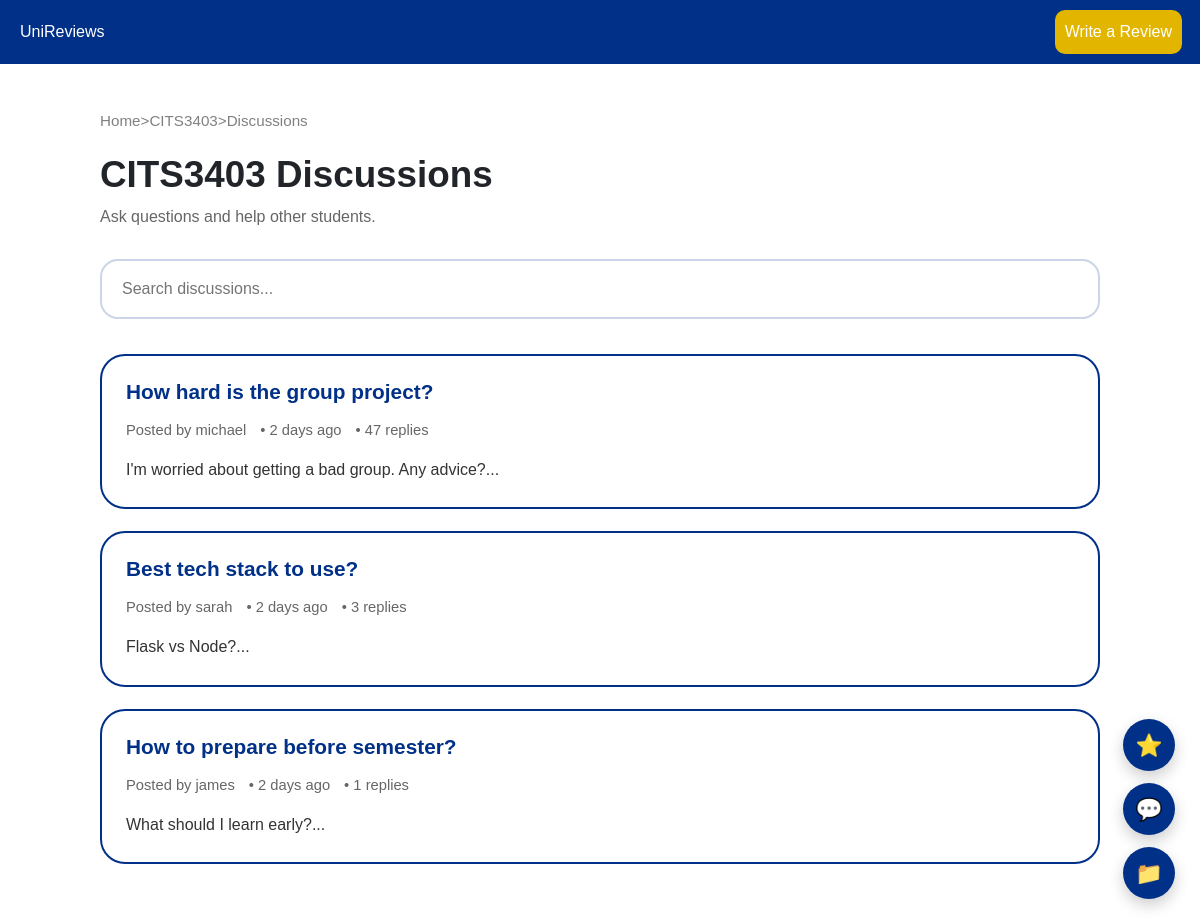
The page /CITS3403/discussions on the database as committed earlier.
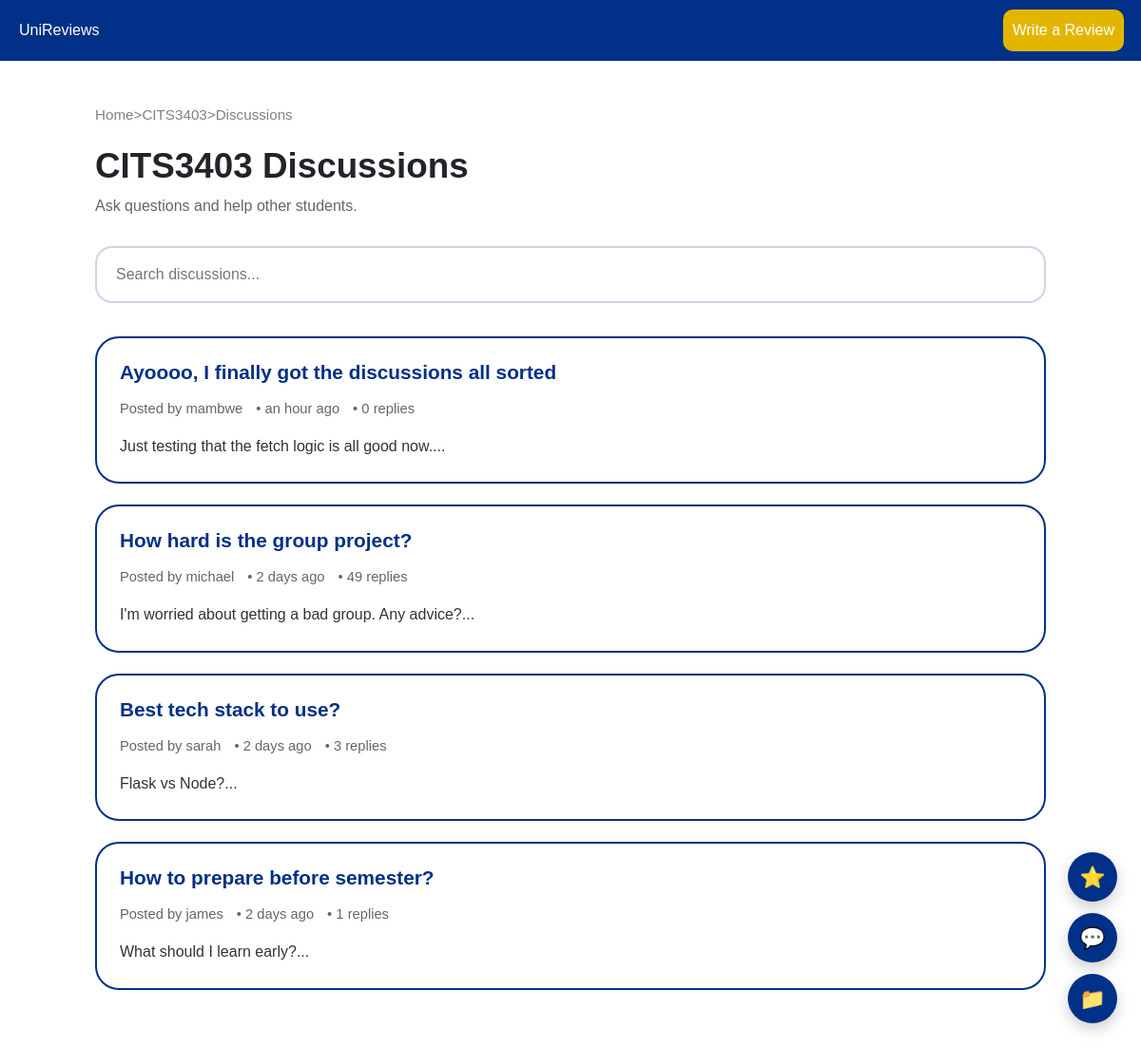
The same page on the database as committed later.
### app/models.py (models this page shows, shortened)
class Unit(db.Model):
    __tablename__ = "units"
    code = db.Column(
        db.String(16),
        primary_key=True
    )
    name = db.Column(
        db.String(255),
        nullable=False
    )
    level = db.Column(
        db.Integer,
        nullable=False
    )
    handbook_link = db.Column(db.String(500))
    tags = db.Column(db.JSON, default=list)
    prerequisites = db.Column(db.JSON, default=list)
    tips = db.Column(db.Text)
    reviews = db.relationship(
        "Review",
        back_populates="unit",
        cascade="all, delete-orphan"
    )
    discussions = db.relationship(
        "Discussion",
        back_populates="unit",
        cascade="all, delete-orphan"
    )
    projects = db.relationship(
        "Project",
        back_populates="unit",
        cascade="all, delete-orphan"
    )

class Discussion(db.Model):
    __tablename__ = "discussions"
    discussion_id = db.Column(
        db.Integer,
        primary_key=True
    )
    unit_code = db.Column(
        db.String(16),
        db.ForeignKey("units.code"),
        nullable=False
    )
    author_id = db.Column(
        db.Integer,
        db.ForeignKey("users.user_id"),
        nullable=False
    )
    title = db.Column(
        db.String(255),
        nullable=False
    )
    body = db.Column(
        db.Text,
        nullable=False
    )
    created_at = db.Column(
        db.DateTime,
        default=lambda: datetime.now(timezone.utc)
    )
    upvotes = db.Column(db.Integer, default=0)
    downvotes = db.Column(db.Integer, default=0)
    voters = db.Column(db.JSON, default=list)
    unit = db.relationship(
        "Unit",
        back_populates="discussions"
    )
    author = db.relationship(
        "User",
        back_populates="discussions"
    )
    comments = db.relationship(
        "Comment",
        back_populates="discussion",
        cascade="all, delete-orphan"
    )
    @property
    def reply_count(self):
        return len(self.comments)

class User(db.Model):
    __tablename__ = "users"
    user_id = db.Column(db.Integer, primary_key=True)
    username = db.Column(
        db.String(20),
        unique=True,
        nullable=False
    )
    email = db.Column(
        db.String(120),
        unique=True,
        nullable=False
    )
    password_hash = db.Column(
        db.String(256),
        nullable=False
    )
    role = db.Column(
        db.Enum(UserRole),
        default=UserRole.STUDENT,
        nullable=False
    )
    recently_viewed_units = db.Column(db.JSON, default=list)
    recently_viewed_discussions = db.Column(db.JSON, default=list)
    recently_viewed_projects = db.Column(db.JSON, default=list)
    study_plan = db.Column(db.JSON, default=list)
    bookmarks = db.Column(db.JSON, default=list)
    reviews = db.relationship(
        "Review",
        back_populates="author",
        cascade="all, delete-orphan"
    )
    discussions = db.relationship(
        "Discussion",
        back_populates="author",
        cascade="all, delete-orphan"
    )
    comments = db.relationship(
        "Comment",
        back_populates="author",
        cascade="all, delete-orphan"
    )
    projects = db.relationship(
        "Project",
        back_populates="author",
        cascade="all, delete-orphan"
    )

### app/routes.py (the view, shortened to what this page needs)
@main.route("/<unit_code>/discussions")
def unit_discussions(unit_code):
    unit = Unit.query.get_or_404(unit_code)
    search = request.args.get("search", "")
    query = Discussion.query.filter_by(unit_code=unit_code)
    discussions = query.order_by(
        Discussion.created_at.desc()
    ).all()
    return render_template(
        "content_list.html",
        unit=unit,
        items=discussions,
        content_type="discussions",
        page_title=f"{unit.code} Discussions"
    )

### app/routes.py (called while the page is built)
@main.context_processor
def inject_globals():
    return dict(
        current_user_id=get_current_user(),
        current_user=get_current_user_obj()
    )

def get_current_user():
    return session.get("user_id")

def get_current_user_obj():
    user_id = get_current_user()
    if not user_id:
        return None
    return User.query.get(get_current_user())

### app/templates/content_list.html (shortened to what this page needs)
{% extends "base.html" %}
{% block styles %}
<link
    rel="stylesheet"
    href="{{ url_for('static', filename='css/content_list.css') }}"
></link>
{% endblock %}
{% block content %}
<div class="page-container">
    <div class="breadcrumb">
        <a href="{{ url_for('main.index') }}">Home</a>
        >
        <a href="{{ url_for('main.unit_page', code=unit.code) }}">
            {{ unit.code }}
        </a>
        >
        <span>{{ content_type.title() }}</span>
    </div>
    <div class="page-header">
        <h1>
            {{ unit.code }} {{ content_type.title() }}
        </h1>
        <p>
            {% if content_type == "discussions" %}
                Ask questions and help other students.
            {% elif content_type == "projects" %}
                Explore past student projects and ideas.
            {% elif content_type == "reviews" %}
                Read reviews from previous students.
            {% endif %}
        </p>
    </div>
    <form method="GET" class="search-bar">
        <input
            type="search"
            name="search"
            placeholder="Search {{ content_type }}..."
            value="{{ request.args.get('search', '') }}"
        >
    </form>
    <div class="content-list">
        {% if items %}
            {% for item in items %}
                {% if content_type == "discussions" %}
                    {% include "partials/discussion_card.html" %}
                {% elif content_type == "projects" %}
                    {% include "partials/project_card.html" %}
                {% elif content_type == "reviews" %}
                    {% include "partials/review_card.html" %}
                {% endif %}
            {% endfor %}
        {% else %}
            <div class="empty-state">
                <h3>No {{ content_type }} to see yet. Be the first to add one!</h3>
            </div>
        {% endif %}
    </div>
</div>
{% endblock %}

### app/templates/base.html (shortened to what this page needs)
<!DOCTYPE html>
<html lang="en">
    <head>
        <link href="https://cdn.jsdelivr.net/npm/bootstrap@5.3.2/dist/css/bootstrap.min.css" rel="stylesheet">
        <link href="{{ url_for('static', filename='css/header.css') }}" rel="stylesheet">
         <link href="{{ url_for('static', filename='css/workload_display.css')}}" rel="stylesheet">
        {% block styles %}{% endblock %}
    </head>
    <body>
        {% include "partials/header.html" %}
        <main>
            {% block content %}{% endblock %}
        </main>
        <div class="fab-container">
            <a href="{{ url_for('main.create_review_page', unit_code=unit.code)}}"
            class="fab fab-review"
            title="Write Review">
                ⭐
            </a>
            <a href="{{ url_for('main.create_discussion_page', unit_code=unit.code) }}"
            class="fab fab-discussion"
            title="Start Discussion">
                💬
            </a>
            <a href="#"
            class="fab fab-project"
            title="Post Project">
                📁
            </a>
        </div>
    </body>
</html>

### app/templates/partials/header.html (shortened to what this page needs)
<header>
    <div class="nav-bar">
        <div class="company-name">
            <a href="{{ url_for('main.index') }}">UniReviews</a>
        </div>
        <div class="d-flex align-items-center gap-2 me-2">
            <a href="{{ url_for('main.create_review', unit_code='CITS3403') }}">
                <button>Write a Review</button>
            </a>
        </div>
    </div>
</header>

### app/templates/partials/discussion_card.html
<a
    class="content-card clickable"
    href="{{ url_for('main.discussion_thread', discussion_id=item.discussion_id) }}"
>
    <div class="card-top">
        <h3>{{ item.title }}</h3>
    </div>
    <div class="card-meta">
        <span>
            Posted by
            {% if item.author_id == current_user_id %}
                You
            {% else %}
                {{ item.author.username }}
            {% endif %}
        </span>
        <span>
            • {{ moment(item.created_at).fromNow() }}
        </span>
        <span>
            • {{ item.reply_count }} replies
        </span>
    </div>
    <p class="card-preview">
        {{ item.body[:120] }}...
    </p>
</a>

### app/static/css/header.css (style rules this page uses)
.nav-bar { background-color: rgb(0, 48, 135); display: flex; justify-content: flex-end; align-items: center; padding: 10px 0px; position: fixed; width: 100%; top: 0; z-index: 1000; }
.company-name { margin-left: 20px; margin-right: auto; }
.company-name a { color: white; text-decoration: none; }
.nav-bar button { background-color: rgb(226, 182, 0); color: white; border: none; border-radius: 10px; padding: 10px; margin-right: 10px; cursor: pointer; }
.fab-container { position: fixed; bottom: 25px; right: 25px; display: flex; flex-direction: column; gap: 12px; z-index: 9999; }
.fab { width: 52px; height: 52px; border-radius: 50%; background: rgb(0, 48, 135); color: white; display: flex; align-items: center; justify-content: center; font-size: 22px; text-decoration: none; box-shadow: 0 6px 15px rgba(0,0,0,0.2); transition: 0.2s ease; }

### app/static/css/content_list.css (style rules this page uses)
body { background-color: white; font-family: Arial, Helvetica, sans-serif; }
.page-container { max-width: 1000px; margin: 0 auto; padding-top: 110px; padding-bottom: 60px; }
.breadcrumb { margin-bottom: 20px; font-size: 0.95rem; color: grey; }
.breadcrumb a { color: grey; text-decoration: none; font-weight: 500; }
.page-header { margin-bottom: 30px; }
.page-header h1 { font-size: 2.3rem; font-weight: bold; margin-bottom: 8px; }
.page-header p { color: #666; font-size: 1rem; }
.search-bar { margin-bottom: 35px; }
.search-bar input { width: 100%; padding: 16px 20px; border-radius: 18px; border: 2px solid rgba(0,48,135,0.2); font-size: 1rem; transition: 0.2s; }
.content-list { display: flex; flex-direction: column; gap: 22px; }
.content-card { display: block; padding: 24px; border-radius: 25px; border: 2px solid rgba(0,48,135); background-color: white; overflow: hidden; transition: 0.2s ease-in-out; text-decoration: none; color: inherit; }
.content-card h3 { font-size: 1.3rem; font-weight: bold; margin-bottom: 14px; color: rgb(0,48,135); }
.card-meta { display: flex; flex-wrap: wrap; gap: 14px; margin-bottom: 16px; font-size: 0.92rem; color: #666; }
.card-preview { margin: 0; line-height: 1.65; color: #333; }

Rows that differ between the two databases and show on the page:
added Discussion: title "Ayoooo, I finally got the discussions all sorted", author.username "mambwe", created_at "an hour ago", reply_count "0", body "Just testing that the fetch logic is all good now."
computed for Discussion "How hard is the group project?": reply_count "47" → "49"
